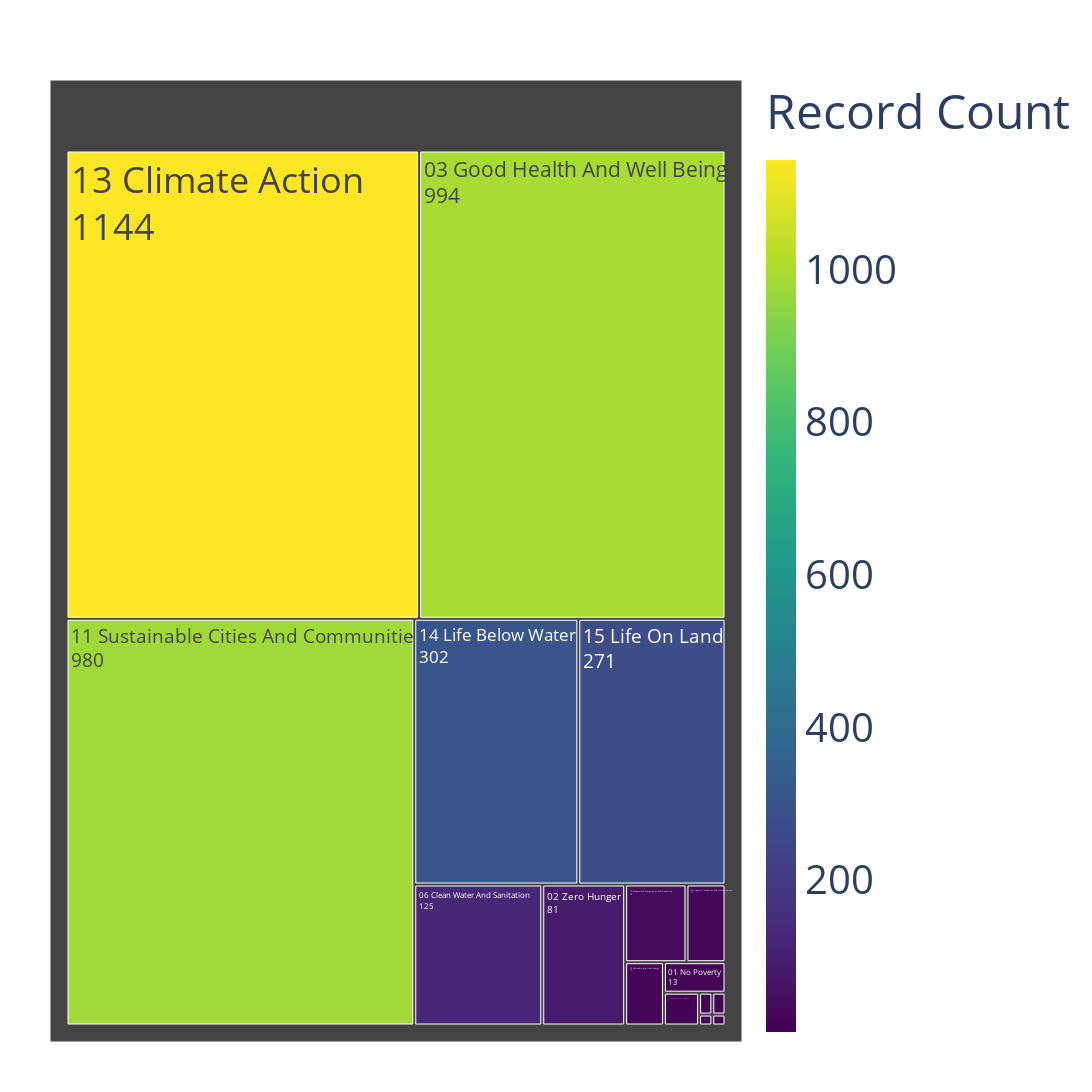

Notebook cell for this chart:
### Code cell
import plotly.express as px
import pandas as pd

##data also available here--> https://shorturl.at/pGUVu 
data = {
    "Sustainable Development Goals": [
        "01 No Poverty",
        "02 Zero Hunger",
        "03 Good Health And Well Being",
        "04 Quality Education",
        "05 Gender Equality",
        "06 Clean Water And Sanitation",
        "07 Affordable And Clean Energy",
        "08 Decent Work And Economic Growth",
        "09 Industry Innovation And Infrastructure",
        "10 Reduced Inequality",
        "11 Sustainable Cities And Communities",
        "12 Responsible Consumption And Production",
        "13 Climate Action",
        "14 Life Below Water",
        "15 Life On Land",
        "16 Peace And Justice Strong Institutions",
    ],
    "Record Count": [
       13, 81, 994, 2, 1, 125, 17, 8, 21, 1, 980, 33, 1144, 302, 271, 2
    ],
}


df = pd.DataFrame(data)


min_color_value = df["Record Count"].min()  
max_color_value = df["Record Count"].max()  


fig = px.treemap(
    df,
    path=["Sustainable Development Goals"],  
    values="Record Count",  
    color="Record Count",  
    color_continuous_scale="Viridis",  
    range_color=[min_color_value, max_color_value],  
)


fig.update_layout(
    width=2400,  
    height=1200,  
    margin=dict(t=80, l=50, r=50, b=50),  
    title_font_size=60,  
    font=dict(size=40),  
)


fig.update_traces(
    textinfo="label+value",  
    textfont_size=36,  
)


fig.show()

### Figure 1 — Plotly figure (JSON) as saved in the notebook; plotly's stock layout.template omitted (floating-point values rounded to 4 significant figures)
{"data": [{"branchvalues": "total", "customdata": [[13], [81], [994], [2], [1], [125], [17], [8], [21], [1], [980], [33], [1144], [302], [271], [2]], "domain": {"x": [0, 1], "y": [0, 1]}, "hovertemplate": "labels=%{label}<br>Record Count_sum=%{value}<br>parent=%{parent}<br>id=%{id}<br>Record Count=%{color}<extra></extra>", "ids": ["01 No Poverty", "02 Zero Hunger", "03 Good Health And Well Being", "04 Quality Education", "05 Gender Equality", "06 Clean Water And Sanitation", "07 Affordable And Clean Energy", "08 Decent Work And Economic Growth", "09 Industry Innovation And Infrastructure", "10 Reduced Inequality", "11 Sustainable Cities And Communities", "12 Responsible Consumption And Production", "13 Climate Action", "14 Life Below Water", "15 Life On Land", "16 Peace And Justice Strong Institutions"], "labels": ["01 No Poverty", "02 Zero Hunger", "03 Good Health And Well Being", "04 Quality Education", "05 Gender Equality", "06 Clean Water And Sanitation", "07 Affordable And Clean Energy", "08 Decent Work And Economic Growth", "09 Industry Innovation And Infrastructure", "10 Reduced Inequality", "11 Sustainable Cities And Communities", "12 Responsible Consumption And Production", "13 Climate Action", "14 Life Below Water", "15 Life On Land", "16 Peace And Justice Strong Institutions"], "marker": {"coloraxis": "coloraxis", "colors": [13, 81, 994, 2, 1, 125, 17, 8, 21, 1, 980, 33, 1144, 302, 271, 2]}, "name": "", "parents": ["", "", "", "", "", "", "", "", "", "", "", "", "", "", "", ""], "textfont": {"size": 36}, "textinfo": "label+value", "type": "treemap", "values": [13, 81, 994, 2, 1, 125, 17, 8, 21, 1, 980, 33, 1144, 302, 271, 2]}], "layout": {"coloraxis": {"cmax": 1144, "cmin": 1, "colorbar": {"title": {"text": "Record Count"}}, "colorscale": [[0, "#440154"], [0.1111, "#482878"], [0.2222, "#3e4989"], [0.3333, "#31688e"], [0.4444, "#26828e"], [0.5556, "#1f9e89"], [0.6667, "#35b779"], [0.7778, "#6ece58"], [0.8889, "#b5de2b"], [1, "#fde725"]]}, "font": {"size": 40}, "height": 1200, "legend": {"tracegroupgap": 0}, "margin": {"b": 50, "l": 50, "r": 50, "t": 80}, "title": {"font": {"size": 60}}, "width": 2400}}
